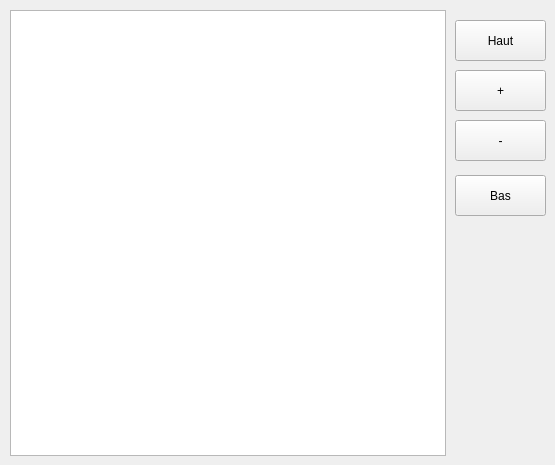
    <widget class="QWidget" name="tab_priorityList">
     <attribute name="title">
      <string>Priorité</string>
     </attribute>
     <widget class="QListWidget" name="listWidget_priority">
      <property name="geometry">
       <rect>
        <x>10</x>
        <y>10</y>
        <width>436</width>
        <height>446</height>
       </rect>
      </property>
      <property name="font">
       <font>
        <family>MS Shell Dlg 2</family>
        <pointsize>10</pointsize>
       </font>
      </property>
     </widget>
     <widget class="QPushButton" name="pushButton_priorityTop">
      <property name="geometry">
       <rect>
        <x>455</x>
        <y>20</y>
        <width>91</width>
        <height>41</height>
       </rect>
      </property>
      <property name="text">
       <string>Haut</string>
      </property>
     </widget>
     <widget class="QPushButton" name="pushButton_priorityPlus">
      <property name="geometry">
       <rect>
        <x>455</x>
        <y>70</y>
        <width>91</width>
        <height>41</height>
       </rect>
      </property>
      <property name="text">
       <string>+</string>
      </property>
     </widget>
     <widget class="QPushButton" name="pushButton_priorityMinus">
      <property name="geometry">
       <rect>
        <x>455</x>
        <y>120</y>
        <width>91</width>
        <height>41</height>
       </rect>
      </property>
      <property name="text">
       <string>-</string>
      </property>
     </widget>
     <widget class="QPushButton" name="pushButton_priorityBottom">
      <property name="geometry">
       <rect>
        <x>455</x>
        <y>175</y>
        <width>91</width>
        <height>41</height>
       </rect>
      </property>
      <property name="text">
       <string>Bas</string>
      </property>
     </widget>
    </widget>
